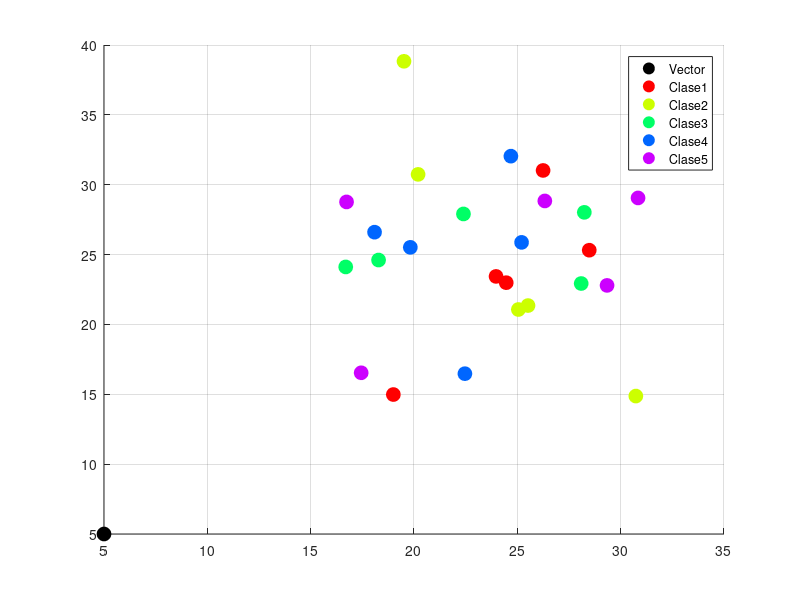

Write MATLAB code to recreate this figure.
clc             % limpiar pantalla
clear all       % limpiar todo
close all       % cierra todo
warning off all % sin advertencias
%programa para generar n clases, con m representantes cada una
%generando clases de datos


disp("Ingresa las coordenadas del vector a analizar")
vx = input("x = ");
vy = input("y = ");
vector=[vx;vy];
numClases = input("Dame el numero de clases: ");
n = input("Ingresa el numero de representantes : ");

grid on
hold on

plot(vector(1,:),vector(2,:),"ko","MarkerSize",10,"MarkerFaceColor","k","DisplayName","Vector")

vec_dist = [];
disp("Generacion de clases:")
colores = hsv(numClases);
for a = 1:numClases
    
    disp("Ingresa las coordenadas")
    x = input("x = ");
    y = input("y = ");
    
    d = input("Ingresa el numero de dispersion : ");
    claseX = ( randn(1,n) + x ) * d;
    claseY = ( randn(1,n) + y ) * d;

    %mostrar elementos
    txt = strcat("Clase ",num2str(a),"");
    plot(claseX(1,:),claseY(1,:),"o","MarkerSize",10,"Color",colores(a,:),"MarkerFaceColor",colores(a,:),"DisplayName",txt)

    %calcular distancia
    c=[claseX(:,:) ; claseY(:,:)];
    media=mean(c,2);
    vec_dist(a)=norm(media-vector);
end

legend

[minimo,index] = min(vec_dist);

fprintf("El vector pertenece a la clase%d\n",index)
